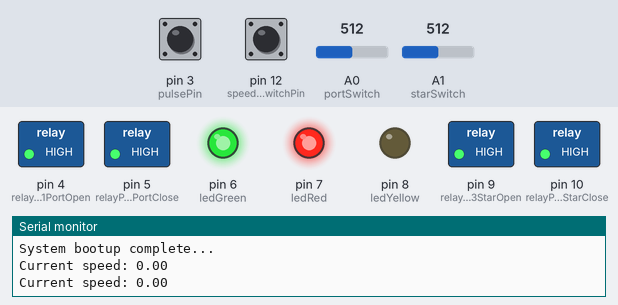
The sketch below on a simulated Arduino Uno, built with avr-gcc and run on an emulated ATmega328P. On the bench: switched loads named in the sketch (green lamp = pin HIGH), output pins drawn as LEDs (lit = HIGH), the last lines printed to the serial monitor. The test bench sets the inputs (shaded band); at power-on: A0 (portSwitch) = 512, pin 12 (speedDisableSwitchPin) HIGH, pin 3 (pulsePin) HIGH, A1 (starSwitch) = 512.

Above: at 1.2 s.
1.3 s: A0 (portSwitch) set to 487
At 2.4 s:
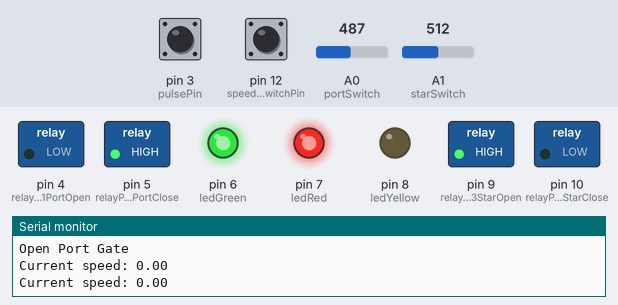
2.9 s: pin 12 (speedDisableSwitchPin) pulled LOW for 0.15 s
At 2.97 s:
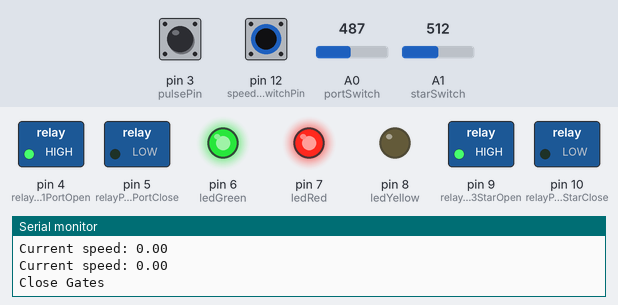
7.6 s: pin 12 (speedDisableSwitchPin) pulled LOW for 1 s
At 9.0 s:
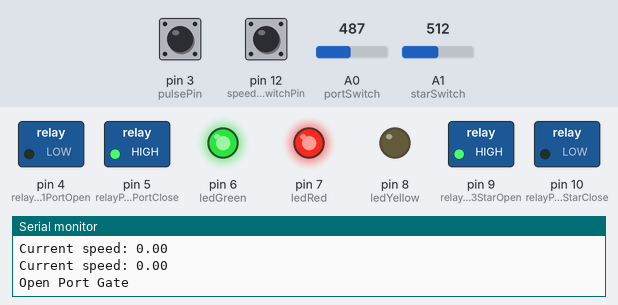
11.6 s: pin 12 (speedDisableSwitchPin) pulled LOW for 3.2 s
At 12.5 s:
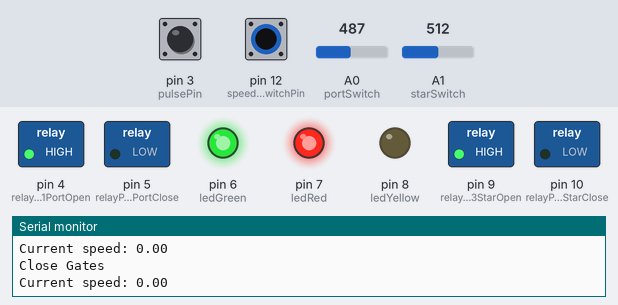
Timing chart, 0 to 19.8 s (numbered marks = the images above; inputs shaded):
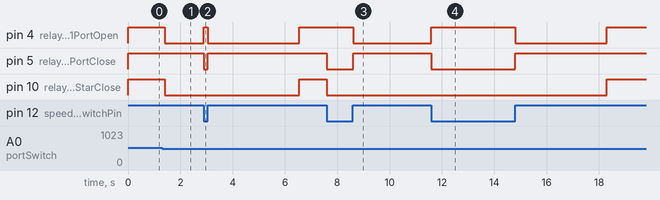

The sketch:

surfgate2.ino
```cpp
const bool actuatorsEnabled = true;

/*
 * Setup pins for actuator relays
 */
int relayPin1PortOpen  = 4;        // IN1 connected to digital pin 4
int relayPin2PortClose = 5;        // IN2 connected to digital pin 5
int relayPin3StarOpen  = 9;        // IN3 connected to digital pin 9
int relayPin4StarClose = 10;       // IN4 connected to digital pin 10

/*
 * Single pole dual throw "Surf Left" "Surf Right" switch pins
 */
int portSwitch = A0;               // The port gate switch analog pin 0
int starSwitch = A1;               // The starboard gate switch analog pin 1

/*
 * Airmar pulse input pin
 */
int pulsePin  = 3;
int speedDisableSwitchPin = 12;

/*
 * Status LED's
 */
int ledGreen  = 6;
int ledRed    = 7;
int ledYellow = 8;

/*
 * voilotile stuff for interupt code
 */
volatile unsigned long pulseCount;
volatile unsigned long lastPulseTime;
volatile unsigned long lastSpeedPollTime;
volatile unsigned char gotdata=0;

/*
 * toggle switch debouncing info
 */
String mode, lastMode = "";
String debouncedMode = "none";
unsigned long lastDebounceTime = 0;      // the last time the output pin was toggled
unsigned long debounceDelay    = 100;    // the debounce time; increase if the output flickers

/*
 * setup speed paramaters
 */
float currentSpeed = 0.0;
float minSpeed     = 5.0;
float maxSpeed     = 14.0;

/*
 * Session variables
 */
bool isPortOpen = false;   // assume gates are open on boot to force reset
bool isStarOpen = false;   // assume gates are open on boot to force reset
bool inMotion   = false;
bool isClosed   = true;
unsigned long gateStopTime = 0;
unsigned long gateDebounceTime = 0;
int gateDurationMs = 3500;  // the number of seconds the gates need to open/close


/*
 * Setup()
 */
void setup() {
  Serial.begin(9600);
  Serial.println("Surfgate system booting up...");

  pinMode(portSwitch, INPUT_PULLUP);
  pinMode(starSwitch, INPUT_PULLUP);

  // setup LEDs
  digitalWrite(ledGreen, HIGH);
  digitalWrite(ledRed, HIGH);
  digitalWrite(ledYellow, HIGH);
  pinMode(ledGreen, OUTPUT);
  pinMode(ledRed, OUTPUT);
  pinMode(ledYellow, OUTPUT);

  // setup pulse input pin
  pinMode(pulsePin, INPUT);

  // setup relay pins - set HIGH (off) before enabling output
  digitalWrite(relayPin1PortOpen, HIGH);
  digitalWrite(relayPin2PortClose, HIGH);
  digitalWrite(relayPin3StarOpen, HIGH);
  digitalWrite(relayPin4StarClose, HIGH);
  pinMode(relayPin1PortOpen, OUTPUT);
  pinMode(relayPin2PortClose, OUTPUT);
  pinMode(relayPin3StarOpen, OUTPUT);
  pinMode(relayPin4StarClose, OUTPUT);

  // setup on-pcb speed override switch
  pinMode(speedDisableSwitchPin, INPUT_PULLUP);

  attachInterrupt(digitalPinToInterrupt(pulsePin),falling_edge,FALLING); // catch falling edge and handle with falling_edge();

  lastSpeedPollTime = micros();

  /*
   * Optional test-on-boot routines
   */
  //test_led();
  //test_relay();

  Serial.println("System bootup complete...");
}


void loop() {

  // check for needed gate stop
  if (gateStopTime > 0 && gateStopTime < millis()) {
    gateStopTime = 0;
    stopGates();
  }

  /*
   * Read speed, check for speed bypass, set enabled flag
   */
  float kph = getSpeed();
  bool speedBypass = digitalRead(speedDisableSwitchPin);
  bool enabled = speedBypass || (kph > minSpeed && kph <= maxSpeed);  // if at speed, work to do to meet switch position, do it!

  bool isPortSet   = false;
  bool isStarSet   = false;
  bool isCenterSet = false;

  int portSet = analogRead(portSwitch);
  int starSet = analogRead(starSwitch);

  if (portSet < 500) {
    mode = "port";
    isPortSet = true;
  }
  else if (starSet < 500) {
    mode = "starboard";
    isStarSet = true;
  }
  else {
    mode = "center";
    isCenterSet = true;
  }

  // debounce the toggle switch
  if (mode != lastMode) {
    lastDebounceTime = millis();
  }
  if ((millis() - lastDebounceTime) > debounceDelay) {
    debouncedMode = mode;
  }
  lastMode = mode;

  if (debouncedMode == "port") {
      if(enabled && !isPortOpen) openPortGate();
  }
  if (debouncedMode == "starboard") {
    if (enabled && !isStarOpen) openStarGate();
  }
  if (debouncedMode == "center" || !enabled) {
    if (!isClosed) closeGates();
  }

  /*
   * LED status lights
   */
  if (kph > maxSpeed) {
    digitalWrite(ledGreen, HIGH);
    digitalWrite(ledRed, LOW);
    digitalWrite(ledYellow, HIGH);
  }
  else if (kph < minSpeed) {
    digitalWrite(ledGreen, HIGH);
    digitalWrite(ledRed, HIGH);
    digitalWrite(ledYellow, LOW);
  }
  else {
    digitalWrite(ledGreen, LOW);
    digitalWrite(ledRed, HIGH);
    digitalWrite(ledYellow, HIGH);
  }
}


/*
 * Interrupt call on falling Airmar speed pulse
 */
void falling_edge(void)
{
  Serial.println("PULSE");
    pulseCount++;
    lastPulseTime = micros();
}


/*
 * Setup timer for gate open/close stop action
 */
void cueStop(){
  gateStopTime = millis() + gateDurationMs;
}


/*
 * Set appropriate relay pins and state to open the Port gate
 */
void openPortGate() {
  int starAction = isStarOpen ? LOW : HIGH;
  int portAction = isPortOpen ? LOW : HIGH;

  inMotion   = true;
  isPortOpen = true;
  isClosed   = false;
  isStarOpen = false;

  if (actuatorsEnabled) {
    digitalWrite(relayPin1PortOpen, LOW);          // open port gate
    digitalWrite(relayPin2PortClose, HIGH);
    digitalWrite(relayPin3StarOpen, HIGH);
    digitalWrite(relayPin4StarClose, LOW);   // close starboard gate
  }
  cueStop();
  Serial.println("Open Port Gate");
}


/*
 * Set appropriate relay pins and state to open the Starboard gate
 */
void openStarGate() {
  int starAction = isStarOpen ? LOW : HIGH;
  int portAction = isPortOpen ? LOW : HIGH;

  if (actuatorsEnabled) {
    digitalWrite(relayPin1PortOpen, HIGH);
    digitalWrite(relayPin2PortClose, LOW);   // close port gate
    digitalWrite(relayPin3StarOpen, LOW);          // open starboard gate
    digitalWrite(relayPin4StarClose, HIGH);
  }
  inMotion   = true;
  isPortOpen = false;
  isClosed   = false;
  isStarOpen = true;

  cueStop();

  Serial.println("Open Starboard Gate");
}


/*
 * Set appropriate relay pins and state to close both gates
 */
void closeGates() {
  int starAction = isStarOpen ? LOW : HIGH;
  int portAction = isPortOpen ? LOW : HIGH;

  inMotion   = true;
  isPortOpen = false;
  isClosed   = true;
  isStarOpen = false;

  if (actuatorsEnabled) {
    digitalWrite(relayPin1PortOpen, HIGH);
    digitalWrite(relayPin2PortClose, LOW);
    digitalWrite(relayPin3StarOpen, HIGH);
    digitalWrite(relayPin4StarClose, LOW);
  }
  cueStop();
  Serial.println("Close Gates");
}


/*
 * Set appropriate relay pins and state to stop all gate action
 */
void stopGates() {
  inMotion = false;
  if (actuatorsEnabled) {
    digitalWrite(relayPin1PortOpen, HIGH);
    digitalWrite(relayPin2PortClose, HIGH);
    digitalWrite(relayPin3StarOpen, HIGH);
    digitalWrite(relayPin4StarClose, HIGH);
  }
  Serial.println("Stop Gates");
}


/*
 * Calculate speed based on Airmar speed pulses coming from paddle wheel on boat
 */
float getSpeed(){
  float microseconds = .5 * 1000000.0; // resolution
  unsigned long now = micros();
  if (now > (lastSpeedPollTime + microseconds)) {
    float seconds = ((now - lastSpeedPollTime)/1000000.0);
    float pulse_per_second = pulseCount / seconds;

    // convert pulses per second to MPH (or KPH)
    float kmi_per_pulse = 1./20000.;
    float kph = pulse_per_second * 3600 / 20000; // 20000 pulse per mile according to Airmar
    currentSpeed = kph * 1.377; // 1.15078;

    pulseCount = 0;
    lastSpeedPollTime = micros();

    //Serial.print("Seconds recorded: "); Serial.println(seconds);
    //Serial.print("Cycles recorded: "); Serial.println(pulseCount);
    //Serial.print("Pulses Per Second: "); Serial.println(pulse_per_second);
    Serial.print("Current speed: "); Serial.println(currentSpeed);
  }

  return currentSpeed;
}


/*
 * TEST CODE
 */
void test_led(void){
  // LOW  = ON, HIGH = OFF
  Serial.println("Start LED test (Green, Red, Yellow)");
  digitalWrite(ledRed, HIGH);
  digitalWrite(ledGreen, HIGH);
  digitalWrite(ledYellow, HIGH);
  digitalWrite(ledGreen, LOW);
  delay(1000);
  digitalWrite(ledRed, LOW);
  delay(1000);
  digitalWrite(ledYellow, LOW);
  delay(1000);
  digitalWrite(ledRed, HIGH);
  digitalWrite(ledGreen, HIGH);
  digitalWrite(ledYellow, HIGH);
  Serial.println("End LED test");
}

void test_relay(void) {
  // LOW  = ON, HIGH = OFF
  Serial.println("Start relay test");
  digitalWrite(relayPin1PortOpen, LOW);
  delay(500);
  digitalWrite(relayPin2PortClose, LOW);
  delay(500);
  digitalWrite(relayPin3StarOpen, LOW);
  delay(500);
  digitalWrite(relayPin4StarClose, LOW);
  delay(500);
  digitalWrite(relayPin1PortOpen, HIGH);
  delay(500);
  digitalWrite(relayPin2PortClose, HIGH);
  delay(500);
  digitalWrite(relayPin3StarOpen, HIGH);
  delay(500);
  digitalWrite(relayPin4StarClose, HIGH);
  Serial.println("End relay test");
}
```

Measured:
- the behaviour switches between 500 and 499 on A0 (portSwitch) (found by bisection; images 0 and 1)
- after the input at 1.3 s, pin 4 (relayPin1PortOpen), pin 10 (relayPin4StarClose): HIGH → LOW after 0.10 s
- after the input at 2.9 s, pin 4 (relayPin1PortOpen): LOW → HIGH after 0.00 s instead of 2.0 s; pin 5 (relayPin2PortClose): HIGH → LOW at once, → HIGH 0.15 s later; pin 10 (relayPin4StarClose): LOW → HIGH after 3.7 s instead of 2.0 s
- after the input at 7.6 s, pin 4 (relayPin1PortOpen): HIGH → LOW after 1.0 s; pin 5 (relayPin2PortClose): HIGH → LOW at once, → HIGH 1.0 s later; pin 10 (relayPin4StarClose): HIGH → LOW at once
- after the input at 11.6 s, pin 4 (relayPin1PortOpen): LOW → HIGH after 0.00 s instead of 0.50 s; pin 5 (relayPin2PortClose): HIGH → LOW at once, → HIGH 3.2 s later; pin 10 (relayPin4StarClose): LOW → HIGH after 6.7 s instead of 0.50 s
